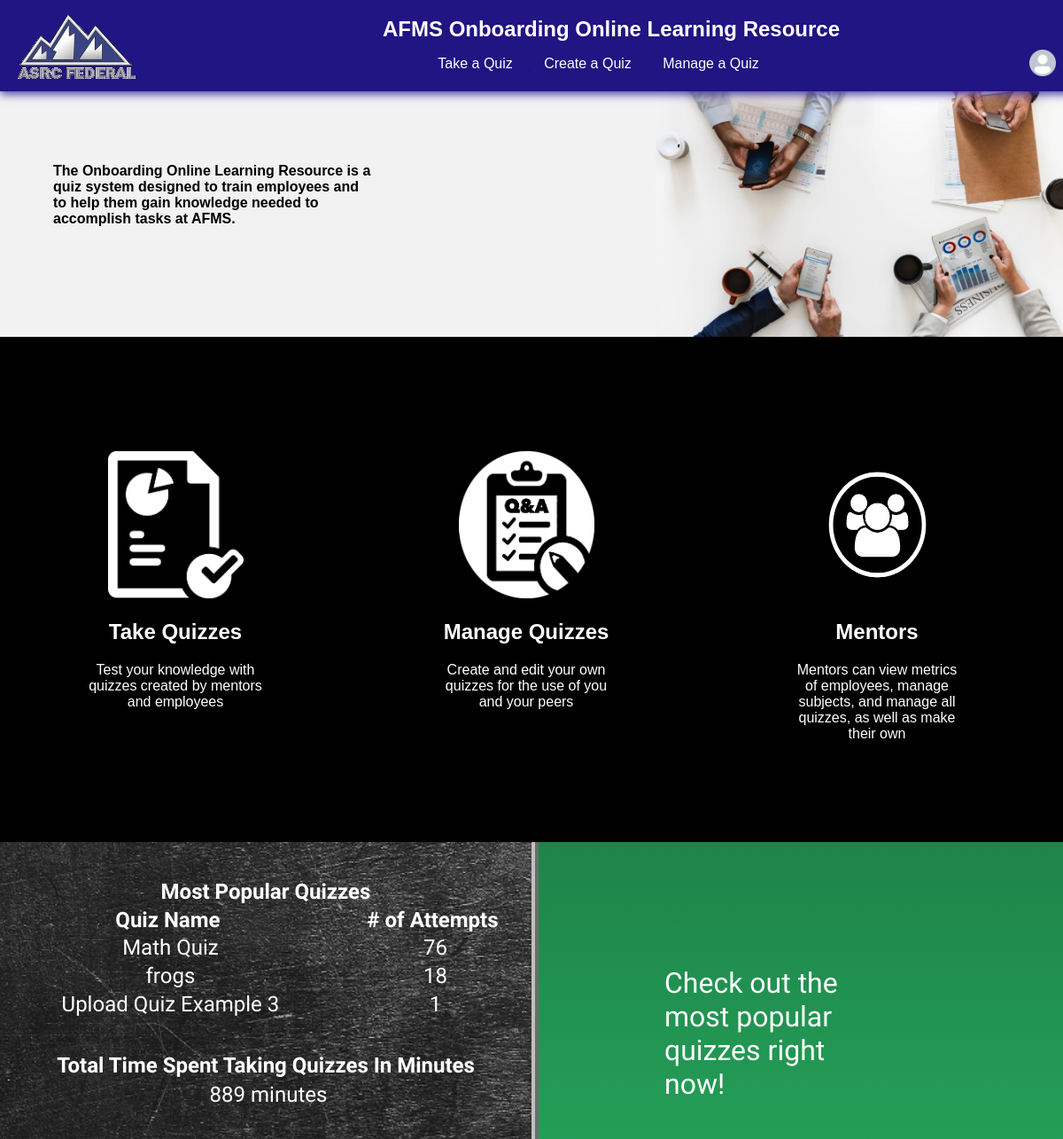
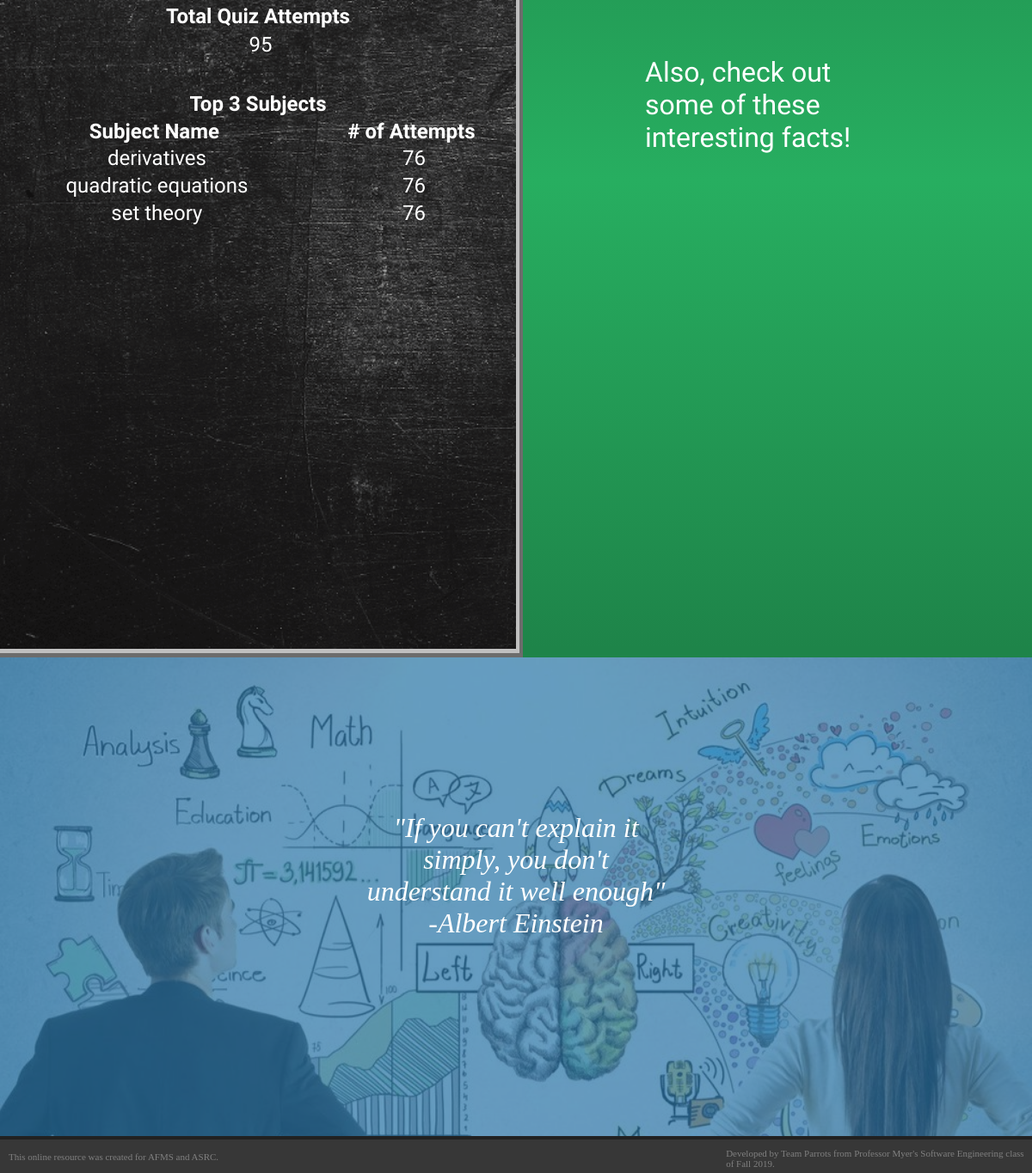
Page /homepage/homepage.php (signed in) on the committed database (2 pictures, top to bottom).
### tables this page shows
CREATE TABLE `quiz` (
  `quiz_id` int(11) NOT NULL AUTO_INCREMENT,
  `author_id` int(11) NOT NULL,
  `time_limit` int(11) NOT NULL,
  `name` varchar(90) NOT NULL,
  `description` varchar(360) DEFAULT NULL,
  `visibility` tinyint(1) NOT NULL DEFAULT '1',
  `date_created` date DEFAULT NULL,
  PRIMARY KEY (`quiz_id`),
  UNIQUE KEY `quiz_id_UNIQUE` (`quiz_id`),
  KEY `fk_quiz_user_idx` (`author_id`),
  CONSTRAINT `fk_quiz_user` FOREIGN KEY (`author_id`) REFERENCES `user` (`user_id`) ON DELETE CASCADE
);

CREATE TABLE `subject` (
  `subject_id` int(11) NOT NULL AUTO_INCREMENT,
  `name` varchar(45) NOT NULL,
  PRIMARY KEY (`subject_id`),
  UNIQUE KEY `subject_id_UNIQUE` (`subject_id`),
  UNIQUE KEY `name_UNIQUE` (`name`)
);

### homepage/homepage.php (the view, shortened to what this page needs)
<!DOCTYPE html>
<?php
include '../homepage/navBar.php';
?>
<html lang="en">
  <head>
    <link rel="stylesheet" type="text/css" href="/css/style.css">
  </head>
  <body>
    <div id="generalInfoSection">
      <p id="generalInfo"><strong>
	The Onboarding Online Learning Resource is a quiz system designed to train employees and to help them gain knowledge needed to accomplish tasks at AFMS.
      </strong></p>
      <img src="/src/group_meeting_image.jpg" alt="group meeting"  id="generalInfoImage"/>
    </div>
    <div id="iconSection">
      <div class="iconContainer">
        <a href="/takeQuiz/takeQuiz.php">
          <img src="/src/take_quiz_icon.png" style="width:153px; height:166px;"/>
        </a>
        <h2>Take Quizzes</h2>
        <p>Test your knowledge with quizzes created by mentors and employees</p>
      </div>
      <div class="iconContainer">
        <a href="/quizManagement/manageQuiz.php">
          <img src="/src/create_quiz_icon.png" style="width:153px; height:166px;"/>
        </a>
        <h2>Manage Quizzes</h2>
        <p>Create and edit your own quizzes for the use of you and your peers</p>
      </div>
      <div class="iconContainer">
        <a href="/userManagement/metrics.php">
          <img src="/src/manage_user_icon.png" style="width:153px; height:166px;"/>
        </a>
        <h2>Mentors</h2>
        <p>Mentors can view metrics of employees, manage subjects, and manage all quizzes, as well as make their own</p>
      </div>
    </div>
    <div id="tableSideSection">
      <p id="tableSideText">Check out the most popular quizzes right now!</p><br><br><br><br><br><br>
      <p id="tableSideText">Also, check out some of these interesting facts!</p>
    </div>
    <div class="metricsSection">
      <table class="metricsTable" id="label">
        <tr>
          <th class="metricsData">Most Popular Quizzes</th>
        </tr>
      </table>
      <table class="metricsTable">
	<tr>
	  <th class="metricsData">Quiz Name</th>
	  <th class="metricsData"># of Attempts</th>
	</tr>
<?php
    $dbh = connectEmployee();
    $query_string = "call Asrcoo.get_top_quizzes(10);";
    $sth = $dbh->prepare($query_string);
    $sth->execute();
    $table_string = "";
    foreach($sth->fetchAll() as $row){
	    $table_string .= "<tr class='metricsRow'>\n";
	    $table_string .= "<td>" . $row['name'] . "</td>\n";
	    $table_string .= "<td>" . $row['attempts'] . "</td>\n";
	    $table_string .= "</tr>\n";
    }
    echo $table_string;
?>
      </table>
      <br><br>
      <table class="metricsTable" id="label">
        <tr>
          <th class="metricsData">Total Time Spent Taking Quizzes In Minutes</th>
        </tr>
      </table>
      <table class="metricsTable">
<?php
    $dbh1 = connectEmployee();
    $query_string1 = "call Asrcoo.get_total_time_spent();";
    $sth1 = $dbh1->prepare($query_string1);
    $sth1->execute();
    $table_string = "";
    foreach($sth1->fetchAll() as $row){
	    $table_string .= "<tr class='metricsRow'>\n";
	    $table_string .= "<td>" . $row['time'] . " minutes</td>\n";
	    $table_string .= "</tr>\n";
    }
    echo $table_string;
?>
      </table>
      <br><br>
      <table class="metricsTable" id="label">
        <tr>
          <th class="metricsData">Total Quiz Attempts</th>
        </tr>
      </table>
      <table class="metricsTable">
<?php
    $dbh = connectEmployee();
    $query_string = "call Asrcoo.get_total_attempts();";
    $sth = $dbh->prepare($query_string);
    $sth->execute();
    $table_string = "";
    foreach($sth->fetchAll() as $row){
	    $table_string .= "<tr class='metricsRow'>\n";
	    $table_string .= "<td>" . $row['attempts'] . "</td>\n";
	    $table_string .= "</tr>\n";
    }
    echo $table_string;
?>
      </table>
      <br><br>
      <table class="metricsTable" id="label">
        <tr>
          <th class="metricsData">Top 3 Subjects</th>
        </tr>
      </table>
      <table class="metricsTable">
	<tr>
	  <th class="metricsData">Subject Name</th>
	  <th class="metricsData"># of Attempts</th>
	</tr>
<?php
    $dbh = connectEmployee();
    $query_string = "call Asrcoo.get_top_subjects(3);";
    $sth = $dbh->prepare($query_string);
    $sth->execute();
    $table_string = "";
    foreach($sth->fetchAll() as $row){
	    $table_string .= "<tr class='metricsRow'>\n";
	    $table_string .= "<td>" . $row['name'] . "</td>\n";
	    $table_string .= "<td>" . $row['total_attempts'] . "</td>\n";
	    $table_string .= "</tr>\n";
    }
    echo $table_string;
?>
      </table>
    </div>
    <div id="inspirationalBackground">
      <div id="transparentBlueAndText">
        <p id="quoteText">"If you can't explain it simply, you don't understand it well enough"<br>-Albert Einstein</p>
      </div>
    </div>
<?php
    include '../homepage/footer.php';
?>
  </body>
</html>

### css/style.css (style rules this page uses)
html, body { height:100%; margin: 0; padding: 50px 0 0 0; background-image: url("/src/homepage_background_image.jpg"); background-size:100% 100%; background-repeat:no-repeat; background-attachment: fixed; }
td { padding-left: 7px; }
th { font-size: 14px; background-image: radial-gradient(#4134A4 5%,#211483 95%); text-align: left; color: white; border-style: solid; border-color: white; border-width: 1px; height: 50px; font-family: sans-serif; padding: 0px 16px 0px 16px; }
tr:nth-child(even) { background-color: #f2f2f2; }
tr.metricsRow:nth-child(even) { background-color: transparent; }
#generalInfoSection { width:100%; background-repeat:no-repeat; background-position: right; background-color:#F2F2F3; height:280px; padding-top:0px; }
#generalInfo { margin:0px; position:relative; float:left; width:30%; top:30%; bottom:30%; left:5%; font-family:sans-serif; }
#generalInfoImage { margin:0px; max-width:50%; float:right; height:280px; }
.metricsSection { background-image:url("/src/chalkboard_background.png"); background-size:cover; height:1000px; width:50%; padding-top:40px; padding-bottom: 50px; background-repeat:no-repeat; background-color: #F7FAFF; background-position:left bottom; border-right: 8px ridge silver; border-bottom: 10px ridge silver; position:relative; z-index:1; }
.metricsTable { font-family: "Walter Turncoat", cursive; color:white; font-size: 24px; width:100%; text-align:center; }
.metricsData { font-size:24px; background-image:none; text-align:center; height:auto; border: none; font-family: "Walter Turncoat", cursive; padding:0px; }
#iconSection { height:520px; width: 100%; background-color:black; padding:25px 0px; }
.iconContainer { width:33%; float:left; text-align:center; font-family: sans-serif; position:relative; top:20%; color:white; }
.iconContainer p { width:50%; position:relative; left:25%; right:25%; }
#tableSideSection { background-image: linear-gradient(#1E8449, #27AE60, #1E8449); width: 50%; height:1000px; float:right; padding-top:40px; padding-bottom:50px; border-bottom: 10px solid #1E8449; }
#tableSideSection p { margin:0px; position:relative; top:10%; bottom:40%; width:40%; left:25%; font-size:32px; font-family:"Walter Turncoat"; color:white; }
#inspirationalBackground { background-image:url("/src/inspirational_background.jpg"); width: 100%; height: 600px; background-repeat:no-repeat; background-size:cover; }
#transparentBlueAndText { background-color: rgba(37, 116, 169, 0.7); color:white; width:100%; height:600px; }
#quoteText { position:relative; font-size:32px; font-style: italic; text-align:center; width:30%; top:30%; bottom:40%; left:35%; right:35%; margin:0px; }

### rows in the picture
quiz: name "Math Quiz", attempts "76"
quiz: name "frogs", attempts "18"
quiz: name "Upload Quiz Example 3", attempts "1"
subject: name "derivatives", total_attempts "76"
subject: name "quadratic equations", total_attempts "76"
subject: name "set theory", total_attempts "76"

### other values in the picture
$row['time'] "889"
$row['attempts'] "95"
